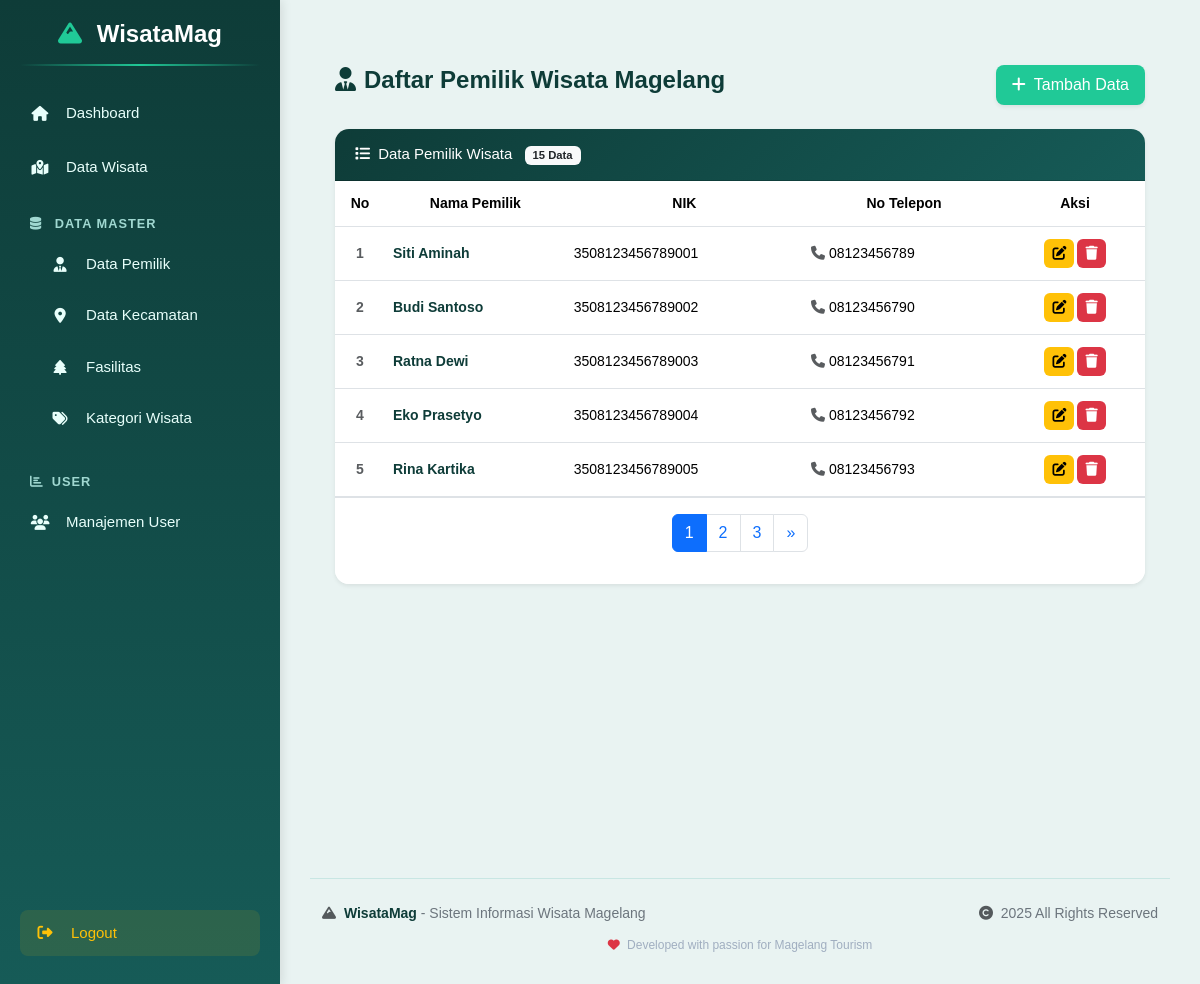
/index.php/pemilik, run on the app's committed database.
### tables this page shows
CREATE TABLE `pemilik` (
  `id_pemilik` int NOT NULL,
  `nama_pemilik` varchar(100) NOT NULL,
  `nik_pemilik` varchar(20) DEFAULT NULL,
  `no_telp` varchar(20) DEFAULT NULL
);

### index.php (called while the page is built, shortened)
<?php
require_once BASEPATH.'core/CodeIgniter.php';

### application/models/Pemilik_model.php (called while the page is built, shortened)
<?php
class Pemilik_model extends CI_Model {
    protected $table = 'pemilik';
    public function count_all() {
        return $this->db->count_all($this->table);
    }
    public function get_paginated($limit, $offset) {
        $this->db->limit($limit, $offset);
        return $this->db->get($this->table)->result_array();
    }
}

### application/views/pemilik/index.php (the view, shortened to what this page needs)
<div class="content-wrapper" style="background:#e9f3f2; min-height:100vh; padding:35px 25px;">
  <div class="d-flex justify-content-between align-items-center mb-4 flex-wrap">
    <h4 style="font-weight:600; color:#0e3c38; margin-bottom:10px;">
      <i class="fas fa-user-tie me-2"></i>Daftar Pemilik Wisata Magelang
    </h4>
    <a href="<?= site_url('pemilik/add') ?>"
       class="btn shadow-sm"
       style="background:#20c997; color:#fff; border:none; border-radius:8px; padding:8px 16px; font-weight:500; transition:0.3s;">
      <i class="fas fa-plus me-1"></i> Tambah Data
    </a>
  </div>
  <div class="card border-0 shadow-sm" style="border-radius:14px; overflow:hidden;">
    <div class="card-header text-white"
         style="background:linear-gradient(135deg, #0e3c38 0%, #165b57 100%); font-weight:500; padding:14px 20px; font-size:15px;">
      <i class="fas fa-list me-1"></i> Data Pemilik Wisata
      <span class="badge bg-light text-dark ms-2"><?= $total_rows ?> Data</span>
    </div>
    <div class="card-body p-0">
      <div class="table-responsive">
        <table class="table align-middle mb-0" style="color:#0e3c38; font-size:14px;">
          <thead style="background:#165b57; color:#e8fffb; font-weight:500;">
            <tr class="text-center">
              <th style="width:50px; padding:12px 8px;">No</th>
              <th style="padding:12px 8px;">Nama Pemilik</th>
              <th style="padding:12px 8px;">NIK</th>
              <th style="padding:12px 8px;">No Telepon</th>
              <th style="width:140px; padding:12px 8px;">Aksi</th>
            </tr>
          </thead>
          <tbody>
            <?php if(!empty($pemilik)): ?>
              <?php
              $start = isset($start) ? $start : 0;
              $no = $start + 1;
              foreach($pemilik as $p):
              ?>
                <tr style="transition:0.25s;"
                    onmouseover="this.style.background='#f0f9f8'; this.style.transform='translateY(-1px)';"
                    onmouseout="this.style.background='transparent'; this.style.transform='translateY(0)';">
                  <td class="text-center text-muted fw-bold" style="padding:12px 8px;"><?= $no++ ?></td>
                  <td style="padding:12px 8px; font-weight:600; color:#0e3c38;"><?= html_escape($p['nama_pemilik']) ?></td>
                  <td style="padding:12px 8px;"><?= html_escape($p['nik_pemilik']) ?></td>
                  <td style="padding:12px 8px;">
                    <i class="fas fa-phone me-1 text-muted"></i><?= html_escape($p['no_telp']) ?>
                  </td>
                  <td class="text-center" style="padding:12px 8px;">
                    <div class="btn-group" role="group">
                      <a href="<?= site_url('pemilik/edit/'.$p['id_pemilik']) ?>"
                         class="btn btn-sm"
                         style="background:#ffc107; color:#000; border-radius:6px; margin-right:4px;"
                         data-bs-toggle="tooltip" title="Edit">
                        <i class="fas fa-edit"></i>
                      </a>
                      <a href="<?= site_url('pemilik/delete/'.$p['id_pemilik']) ?>"
                         class="btn btn-sm"
                         style="background:#dc3545; color:white; border-radius:6px;"
                         data-bs-toggle="tooltip" title="Hapus"
                         onclick="return confirm('Yakin ingin menghapus data <?= html_escape($p['nama_pemilik']) ?>?')">
                        <i class="fas fa-trash"></i>
                      </a>
                    </div>
                  </td>
                </tr>
              <?php endforeach; ?>
            <?php endif; ?>
          </tbody>
        </table>
      </div>
    </div>
    <div class="card-footer bg-white text-center py-3" style="border-top:1px solid #dee2e6;">
      <?= $pagination ?>
    </div>
  </div>
</div>

### application/views/template/header.php (style rules this page uses)
body { margin: 0; font-family: "Poppins", sans-serif; background-color: #0f2424; color: #eaf7f3; overflow-x: hidden; }

### application/views/pemilik/index.php (style rules this page uses)
.btn { transition: all 0.3s ease; border: none; }
.badge { font-size: 0.75em; padding: 4px 8px; border-radius: 6px; }

### data on the page
pemilik: nama_pemilik "Siti Aminah", nik_pemilik "3508123456789001", no_telp "08123456789"
pemilik: nama_pemilik "Budi Santoso", nik_pemilik "3508123456789002", no_telp "08123456790"
pemilik: nama_pemilik "Ratna Dewi", nik_pemilik "3508123456789003", no_telp "08123456791"
pemilik: nama_pemilik "Eko Prasetyo", nik_pemilik "3508123456789004", no_telp "08123456792"
pemilik: nama_pemilik "Rina Kartika", nik_pemilik "3508123456789005", no_telp "08123456793"

### other printed values
$total_rows "15"
